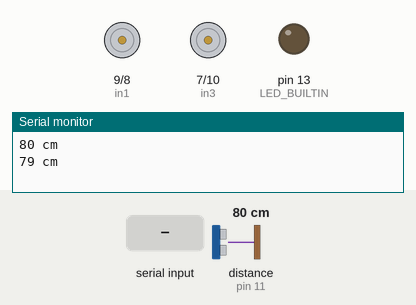
Bench run of a sketch on a simulated Arduino Uno, built with avr-gcc and run on an emulated ATmega328P. Shown: motor-driver pin pairs drawn as motors (green arrow = first pin HIGH = forward, orange = second pin HIGH = backward, longer = more drive, scaled by the enable pin), output pins drawn as LEDs (lit = HIGH), the last lines printed to the serial monitor. Wiring (inferred from the names in the program): ultrasonic range finder: trigger pin 12; echo pin 11. Inputs (shaded band) come from the test bench; at power-on: distance to the obstacle (sensor on pin 11) 80 cm. The echo pulse lasts 58.3 µs per cm; pins used as bus, display or sensor lines are not drawn.

Above: at 1.2 s.
1.3 s: distance to the obstacle (sensor on pin 11) set to 20 cm
2.8 s: distance to the obstacle (sensor on pin 11) set to 16 cm
At 4.0 s:
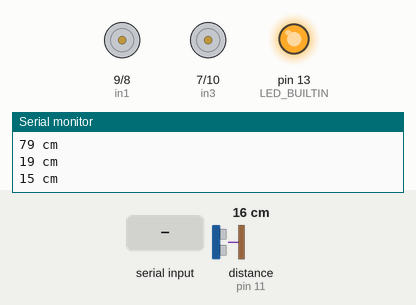
4.3 s: "G" received over the second serial link
At 5.5 s:
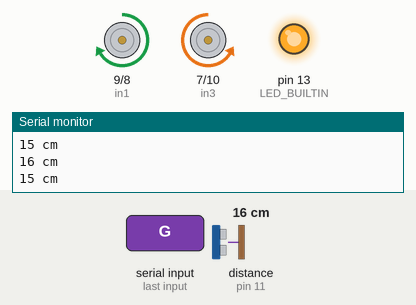
5.8 s: "S" received over the second serial link
At 7.0 s:
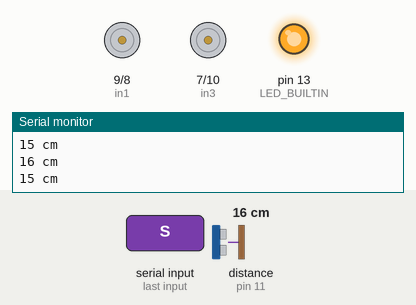
7.3 s: distance to the obstacle (sensor on pin 11) set to 35 cm
At 8.5 s:
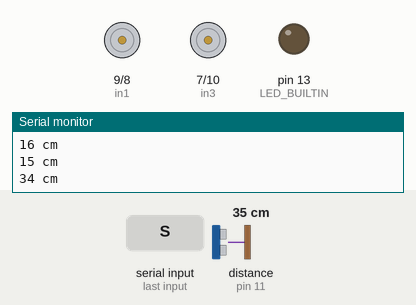
8.8 s: "G" received over the second serial link
At 9.2 s:
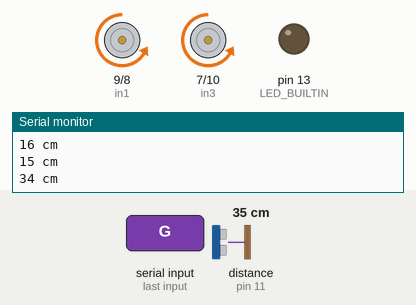
Timing chart, 0 to 11.3 s (numbered marks = the images above; inputs shaded):
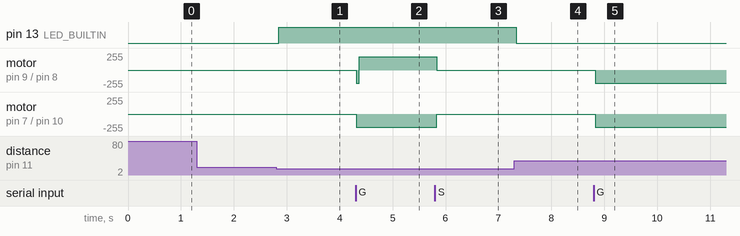

The sketch:

theorobot.ino
```cpp
#include "types.h"
#include "ring.h"
#include "assert.h"

#include "ring.c"

// connect motor controller pins to Arduino digital pins
// motor one
const int enA = 6;
const int in1 = 9;
const int in2 = 8;
// motor two
const int enB = 5;
const int in3 = 7;
const int in4 = 10;

const int sonar1_trig = 12;
const int sonar1_echo = 11;


#include <SoftwareSerial.h>
SoftwareSerial BTSerial(2, 3); // RX | TX
// Connect the HC-05 TX to Arduino pin 2 RX.
// Connect the HC-05 RX to Arduino pin 3 TX through a voltage divider.
//

#define QUEUE_SIZE 32

char inbuf[QUEUE_SIZE];
char outbuf[QUEUE_SIZE];

struct ringbuff in_ring;
struct ringbuff out_ring;

u8 going = 0;
u8 stopped = 1;
long last_tick = 0;
i8 trim = 0;
u8 last_cm = 0;

void setup()
{
    // set all the motor control pins to outputs
    pinMode(enA, OUTPUT);
    pinMode(enB, OUTPUT);
    pinMode(in1, OUTPUT);
    pinMode(in2, OUTPUT);
    pinMode(in3, OUTPUT);
    pinMode(in4, OUTPUT);

    pinMode(sonar1_trig, OUTPUT);
    pinMode(sonar1_echo, INPUT);
    Serial.begin(9600);
    BTSerial.begin(9600);

    pinMode(LED_BUILTIN, OUTPUT);

    ringbuff_init(&in_ring, inbuf, QUEUE_SIZE);
    ringbuff_init(&out_ring, outbuf, QUEUE_SIZE);
}

void stop_motor() {
    stopped = 1;
    going = 0;
    digitalWrite(in1, LOW);
    digitalWrite(in2, LOW);
    digitalWrite(in3, LOW);
    digitalWrite(in4, LOW);
}

void go_straight() {
    digitalWrite(in1, LOW);
    digitalWrite(in2, HIGH);
    digitalWrite(in3, LOW);
    digitalWrite(in4, HIGH);
    analogWrite(enA, 200 + trim);
    analogWrite(enB, 200);
}

void go_left() {
    digitalWrite(in2, LOW);
    digitalWrite(in1, HIGH);
    digitalWrite(in3, LOW);
    digitalWrite(in4, HIGH);
    analogWrite(enA, 200 + trim);
    analogWrite(enB, 200);

}

void loop()
{

    long duration, distance;
    int should_go = 0;
    digitalWrite(sonar1_trig, LOW);
    delayMicroseconds(2);
    digitalWrite(sonar1_trig, HIGH);
    delayMicroseconds(10);
    digitalWrite(sonar1_trig, LOW);
    duration = pulseIn(sonar1_echo, HIGH);
    distance = (duration/2) / 29.1;

    if (distance >= 200 || distance <= 0){
        BTSerial.println("Out of range");
        Serial.println("Out of range");
    } else {
        if (distance < 18) { // This is where the LED On/Off happens
            digitalWrite(LED_BUILTIN,HIGH);
            should_go = 0;
        } else {
            digitalWrite(LED_BUILTIN,LOW);
            should_go = 1;
        }
        if(distance != last_cm) {
        BTSerial.print(distance);
        BTSerial.println(" cm");
        Serial.print(distance);
        Serial.println(" cm");
        last_cm = distance;
        }
    }
    int next_char = BTSerial.read();
    if( next_char == 'S' ) {
        stop_motor();
        BTSerial.println("Stopped");
    }
    if( next_char == 'G' ) {
        stopped = 0;
        going = 0;
        should_go = 1;
        BTSerial.println("Going");
    }
    if( next_char == '+' ) {
        if(trim < 50) {
            trim += 5;
        }
        BTSerial.print("trim");
        BTSerial.print(trim);
        BTSerial.println("");
    }
    if( next_char == '-' ) {
        if(trim > -50) {
            trim -= 5;
        }
        BTSerial.print("trim");
        BTSerial.print(trim);
        BTSerial.println("");
    }
    if( !stopped ) {
        if( should_go != going ) {
            if (should_go == 1) {
                go_straight();
                BTSerial.println("Going");
                going = 1;
            } else {
                go_left();
                BTSerial.println("Turning");
                going = 0;
            }
        }
    }
    delay(50);

}
```

assert.h
```cpp
#ifndef ASSERT_H
#define ASSERT_H

#define assert(x)
#endif // ASSERT_H
```

ring.c
```cpp
#include "assert.h"
#include "ring.h"
#include "types.h"

void ringbuff_init( struct ringbuff* rb, char* data, u16 cap ) {
    rb->data = data;
    rb->cap = cap;
    rb->start = 0;
    rb->size = 0;
}

void ringbuff_push( struct ringbuff* rb, char data ) {
    assert(rb->size + 1 < rb->cap);

    u16 end_ix = (rb->start + rb->size) % rb->cap;
    rb->data[end_ix] = data;
    rb->size += 1;
}
char ringbuff_pop( struct ringbuff* rb ) {
    assert(rb->size > 0);
    char c = rb->data[rb->start];
    rb->start = (rb->start + 1) % rb->cap;
    rb->size -= 1;
    return c;
}

void ringbuff_append( struct ringbuff* rb, char* data ) {
    while(*data) {
        ringbuff_push( rb, *data);
        data++;
    }
}

u8 ringbuff_empty( struct ringbuff* rb ) {
    u8 Result = rb->size == 0;

    return(Result);
}

u8 ringbuff_full( struct ringbuff* rb ) {
    u8 Result = rb->size == rb->cap;

    return(Result);
}
```

ring.h
```cpp
#ifndef RING_H
#define RING_H

#include "types.h"

struct ringbuff {
    char* data;
    u16 cap;
    u16 start;
    u16 size;
};

void ringbuff_init( struct ringbuff* rb, char* data, u16 cap );

void ringbuff_push( struct ringbuff* rb, char data );
char ringbuff_pop( struct ringbuff* rb );
void ringbuff_append( struct ringbuff* rb, char* data );

#endif // RING_H
```

types.h
```cpp
#ifndef TYPES_H
#define TYPES_H
#include <USBAPI.h>
typedef signed char i8;
typedef unsigned char u8;
typedef signed int i16;
// typedef unsigned int u16;
typedef signed long i32;
typedef unsigned long u32;
#endif
```

Measured:
- the behaviour switches between 19 and 18 cm on distance to the obstacle (sensor on pin 11) (found by bisection; images 0 and 1)
- after the input at 2.8 s, pin 13 (LED_BUILTIN): LOW → HIGH after 0.05 s
- after the input at 4.3 s, motor on pin 9 (in1) / pin 8 (in2): stopped → forward 200/255 at once; motor on pin 7 (in3) / pin 10 (in4): stopped → backward 200/255 at once
- after the input at 5.8 s, motor on pin 9 (in1) / pin 8 (in2): forward 200/255 → stopped at once; motor on pin 7 (in3) / pin 10 (in4): backward 200/255 → stopped at once
- after the input at 7.3 s, pin 13 (LED_BUILTIN): HIGH → LOW at once
- after the input at 8.8 s, motor on pin 9 (in1) / pin 8 (in2), motor on pin 7 (in3) / pin 10 (in4): stopped → backward 200/255 at once
